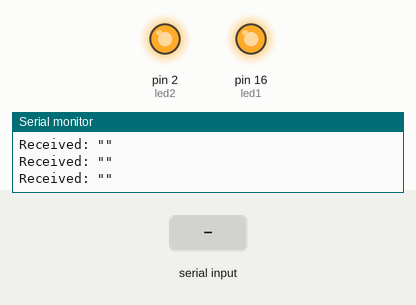
This sketch was run on a simulated Arduino Uno, built with avr-gcc and run on an emulated ATmega328P. On the bench: output pins drawn as LEDs (lit = HIGH), the last lines printed to the serial monitor. Inputs (shaded band) come from the test bench.

Above: at 1.2 s.
1.3 s: "on\n" received over Serial
At 1.8 s:
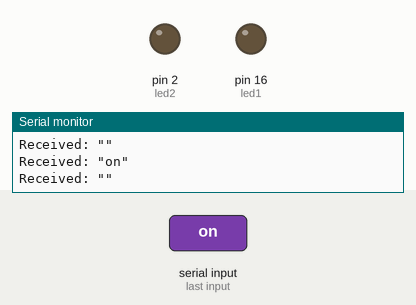
2.9 s: "off\n" received over Serial
At 4.3 s:
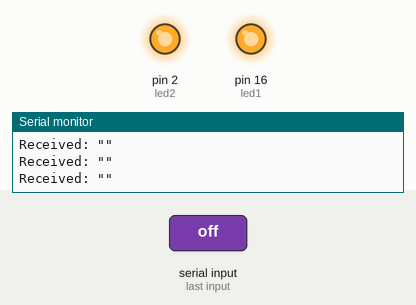
Timing chart, 0 to 5.9 s (numbered marks = the images above; inputs shaded):
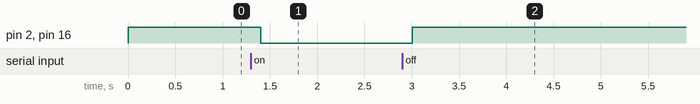

Measured:
- after the input at 1.3 s, pin 2 (led2), pin 16 (led1): HIGH → LOW after 0.10 s
- after the input at 2.9 s, pin 2 (led2), pin 16 (led1): LOW → HIGH after 0.11 s

The sketch:

testSerialRead.ino
```cpp
int led1 = 16;
int led2 = 2;

void setup() {
  pinMode(led1, OUTPUT);
  pinMode(led2, OUTPUT);

  digitalWrite(led1, HIGH);
  digitalWrite(led2, HIGH);

  Serial.begin(115200);
}

String msg;
void loop() {

  msg = readSerial();
  interpretMessage(msg);
  delay(200);
}

String readSerial() {
  String msg = "";
  while (Serial.available() > 0) {
    char nextChar = char(Serial.read());
    if (nextChar == '\n') {
      break;
    }
    msg = msg + nextChar;
  }

  Serial.print("Received: \"");
  Serial.print(msg);
  Serial.println("\"");

  return msg;
}

bool verifyMessage(String msg) {
  if (msg == "on" || msg == "off") {
    return true;
  }
  return false;
}

void interpretMessage(String msg) {
  if (!verifyMessage(msg)) {
    return;
  }
  if (msg == "on") {
    digitalWrite(led1, LOW);
    digitalWrite(led2, LOW);
  }
  if (msg == "off") {
    digitalWrite(led1, HIGH);
    digitalWrite(led2, HIGH);
  }
}
```
